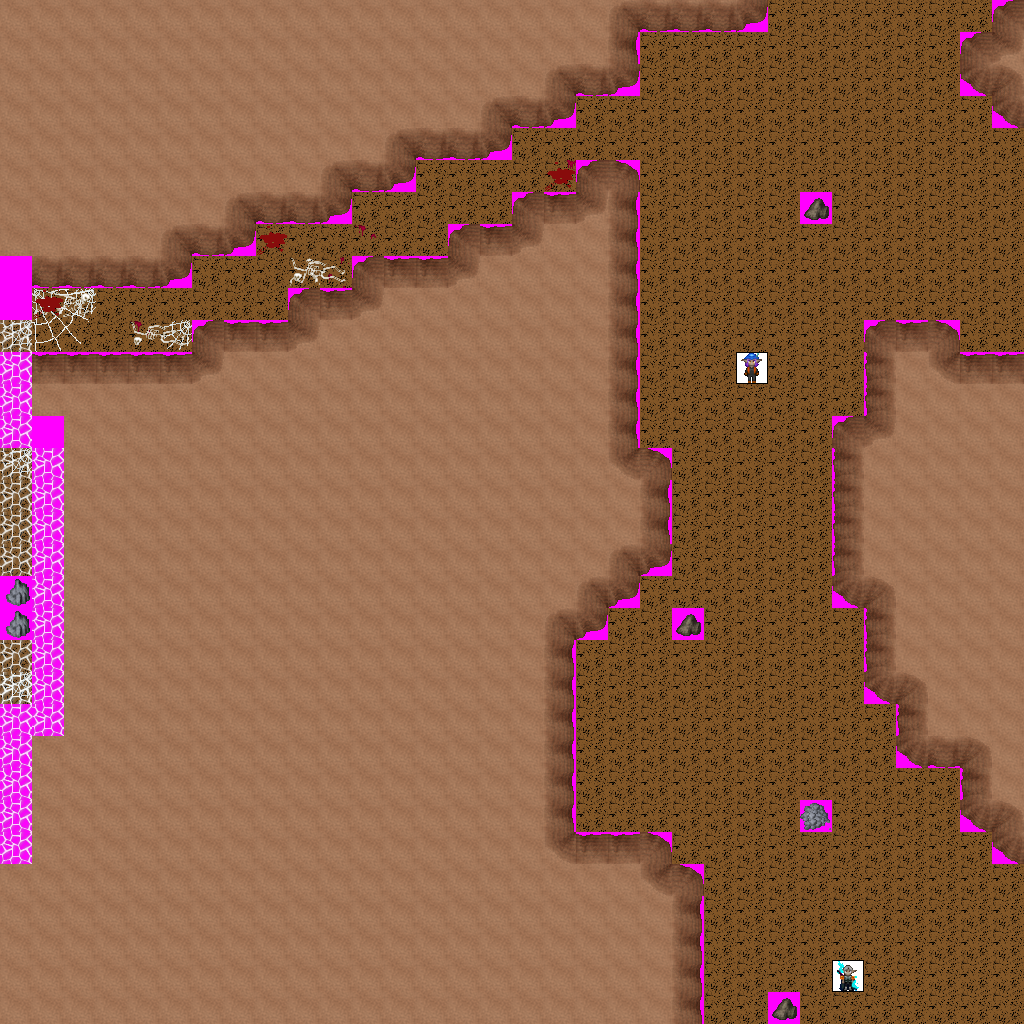

This game map was drawn from its Tiled (.tmx) file and the tilesets committed beside it. A one-line description and the trimmed map source follow:
An orthogonal 32x32 tile map with 32x32 px tiles, 9 tile layers (Ground, Objects, Above, Walkable, ...), 11 tilesets and 16 objects (8x newmap, from_west_0, from_west_1, from_east_0, from_east_1, ...).

<map version="1.0" orientation="orthogonal" width="32" height="32" tilewidth="32" tileheight="32">
 <tileset firstgid="1" name="ground_rock_rocks_2" tilewidth="32" tileheight="32">
  <image source="../drawable/ground_rock_rocks_2.png" width="64" height="64" />
 </tileset>
 <tileset firstgid="5" name="item_corpse_skeleton" tilewidth="32" tileheight="32">
  <image source="../drawable/item_corpse_skeleton.png" width="64" height="64" />
 </tileset>
 <tileset firstgid="9" name="logic_creature_dark_elf" tilewidth="32" tileheight="32">
  <image source="../drawable/logic_creature_dark_elf.png" width="256" height="64" />
 </tileset>
 <tileset firstgid="25" name="object_trellis_small" tilewidth="32" tileheight="32">
  <image source="../drawable/object_trellis_small.png" width="96" height="96" />
 </tileset>
 <tileset firstgid="34" name="building_decoration_webs" tilewidth="32" tileheight="32">
  <image source="../drawable/building_decoration_webs.png" width="64" height="96" />
 </tileset>
 <tileset firstgid="40" name="item_blood_small_stains" tilewidth="32" tileheight="32">
  <image source="../drawable/item_blood_small_stains.png" width="64" height="64" />
 </tileset>
 <tileset firstgid="44" name="item_blood_floor_stain" tilewidth="32" tileheight="32">
  <image source="../drawable/item_blood_floor_stain.png" width="32" height="32" />
 </tileset>
 <tileset firstgid="45" name="ground_scratches" tilewidth="32" tileheight="32">
  <image source="../drawable/ground_scratches.png" width="160" height="32" />
 </tileset>
 <tileset firstgid="50" name="ground_scratches2_edges" tilewidth="32" tileheight="32">
  <image source="../drawable/ground_scratches2_edges.png" width="192" height="96" />
 </tileset>
 <tileset firstgid="68" name="building_wall_int_sandstone" tilewidth="32" tileheight="32">
  <image source="../drawable/building_wall_int_sandstone.png" width="96" height="160" />
 </tileset>
 <tileset firstgid="83" name="walkable_sentinel" tilewidth="32" tileheight="32">
  <image source="../drawable/walkable_sentinel.png" width="32" height="32" />
 </tileset>
 <layer name="Ground" width="32" height="32">
  <data>[1024 cells, 1024 non-empty, 1 distinct tile ids]</data>
 </layer>
 <layer name="Objects" width="32" height="32">
  <data>[1024 cells, 48 non-empty, 18 distinct tile ids]</data>
 </layer>
 <layer name="Above" width="32" height="32">
  <data>[1024 cells, 8 non-empty, 6 distinct tile ids]</data>
 </layer>
 <layer name="Walkable" width="32" height="32">
  <data>[1024 cells, 686 non-empty, 1 distinct tile ids]</data>
 </layer>
 <layer name="Objects_stendhal" width="32" height="32">
  <data>[1024 cells, 697 non-empty, 21 distinct tile ids]</data>
 </layer>
 <layer name="Above_stendhal" width="32" height="32">
  <data>[1024 cells, 0 non-empty, 0 distinct tile ids]</data>
 </layer>
 <layer name="Objects_stendhal2" width="32" height="32">
  <data>[1024 cells, 2 non-empty, 2 distinct tile ids]</data>
 </layer>
 <layer name="Objects_stendhal3" width="32" height="32">
  <data>[1024 cells, 0 non-empty, 0 distinct tile ids]</data>
 </layer>
 <layer name="Above_stendhal2" width="32" height="32">
  <data>[1024 cells, 0 non-empty, 0 distinct tile ids]</data>
 </layer>
 <objectgroup name="Mapevents" width="32" height="32">
  <object name="exit_east_0" type="newmap" x="992" y="128" width="32" height="224">
   <properties>
    <property name="map" value="level_1_nalwor_drows_tunnel_x2_y1" />
    <property name="place" value="from_east_0" />
   </properties>
  </object>
  <object name="exit_east_1" type="newmap" x="992" y="928" width="32" height="96">
   <properties>
    <property name="map" value="level_1_nalwor_drows_tunnel_x2_y1" />
    <property name="place" value="from_east_1" />
   </properties>
  </object>
  <object name="exit_west_0" type="newmap" x="0" y="320" width="32" height="32">
   <properties>
    <property name="map" value="level_1_nalwor_drows_tunnel_x0_y1" />
    <property name="place" value="from_west_0" />
   </properties>
  </object>
  <object name="exit_west_1" type="newmap" x="0" y="448" width="32" height="128">
   <properties>
    <property name="map" value="level_1_nalwor_drows_tunnel_x0_y1" />
    <property name="place" value="from_west_1" />
   </properties>
  </object>
  <object name="exit_west_2" type="newmap" x="0" y="640" width="32" height="64">
   <properties>
    <property name="map" value="level_1_nalwor_drows_tunnel_x0_y1" />
    <property name="place" value="from_west_2" />
   </properties>
  </object>
  <object name="exit_south_0" type="newmap" x="704" y="992" width="64" height="32">
   <properties>
    <property name="map" value="level_1_nalwor_drows_tunnel_x1_y2" />
    <property name="place" value="from_south_0" />
   </properties>
  </object>
  <object name="exit_south_1" type="newmap" x="800" y="992" width="224" height="32">
   <properties>
    <property name="map" value="level_1_nalwor_drows_tunnel_x1_y2" />
    <property name="place" value="from_south_1" />
   </properties>
  </object>
  <object name="exit_north_0" type="newmap" x="768" y="0" width="224" height="32">
   <properties>
    <property name="map" value="level_1_nalwor_drows_tunnel_x1_y0" />
    <property name="place" value="from_north_0" />
   </properties>
  </object>
 </objectgroup>
 <objectgroup name="Spawn" width="32" height="32">
  <object name="from_west_0" x="992" y="224" width="32" height="32" />
  <object name="from_west_1" x="992" y="960" width="32" height="32" />
  <object name="from_east_0" x="0" y="320" width="32" height="32" />
  <object name="from_east_1" x="0" y="512" width="32" height="32" />
  <object name="from_east_2" x="0" y="672" width="32" height="32" />
  <object name="from_north_0" x="736" y="992" width="32" height="32" />
  <object name="from_north_1" x="896" y="992" width="32" height="32" />
  <object name="from_south_0" x="864" y="0" width="32" height="32" />
 </objectgroup>
 <objectgroup name="Keys" width="32" height="32" />
 <objectgroup name="Replace" width="32" height="32" />
</map>
